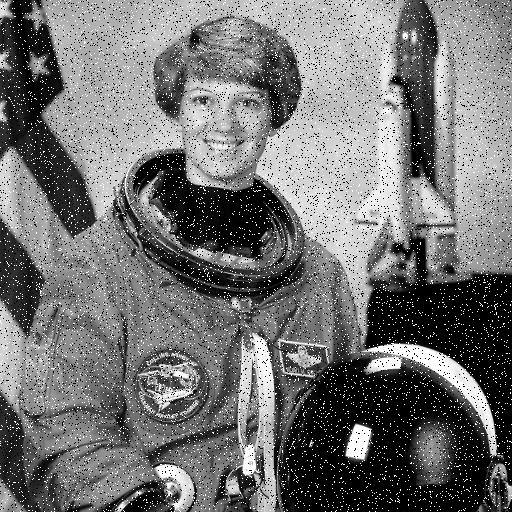
#> input picture img/noisy.jpg, 512 x 512 px
$ python p2.py
#> lines starting #> are read from the running program, lines starting #| are printed output that depends on the picture; after the words box and inside, x2 and y2 are one past the last pixel; in counts of white or black regions, pixels touching at a corner belong together

# Imports
import numpy as np
from matplotlib import pyplot as plt
from skimage.io import imread, imsave
from numpy.fft import fft2, ifft2, fftshift, ifftshift


# Automatic dithering and noise reduction using a low-pass filter
#
# The idea is to reduce the dithering in a given image by
# building a low-pass filter. The main point here is to
# detect the best radius for the disk shaped mask.

def fourier(im):
    return fftshift(fft2(im))

def ifourier(f):
    return ifft2(ifftshift(f)).real

# Quick function to create a disk shaped mask to apply to our Fourier image
def get_disk_mask(r, imshape):
    a, b = imshape[0]//2, imshape[1]//2
    y,x = np.ogrid[-a:imshape[0]-a, -b:imshape[1]-b]
    mask = x*x + y*y <= r*r
    return mask

# Compute the sum of all complex number's amplitude
# of a given matrix filled with complex numbers
def compute_energy(matrix):
    amplitude = np.abs(matrix)
    return amplitude.sum()


# Open one image and use the Fourier transform on it
img = imread('img/noisy.jpg')
#> img is the input picture: shape (512, 512); min 0, max 255, mean 114.6
f = fourier(img)


# Energy of the initial image
max_energy = compute_energy(f)
#> max_energy = 6.34e+09
if max_energy <= 0:
    raise Exception('Empty image?')


# Detect the best radius (attempt with a ratio energy / max_energy = 12%)
radius = 0
energy = 0

while energy / max_energy < 0.12:
    radius = radius + 1
    mask = get_disk_mask(radius, f.shape)
    energy = compute_energy(f*mask)
#> this loop made 51 passes
#> energy on passes 1 to 12: 41215499.6, 57806670.2, 76348753.3, 98298565.4, 124061084.3, 142266880.5, 165766245.3, 187666935.8, 208165651, 229985869.3, 243664563.3, 261261745.9
#> pass 1, in get_disk_mask, `mask = x*x + y*y <= r*r`:
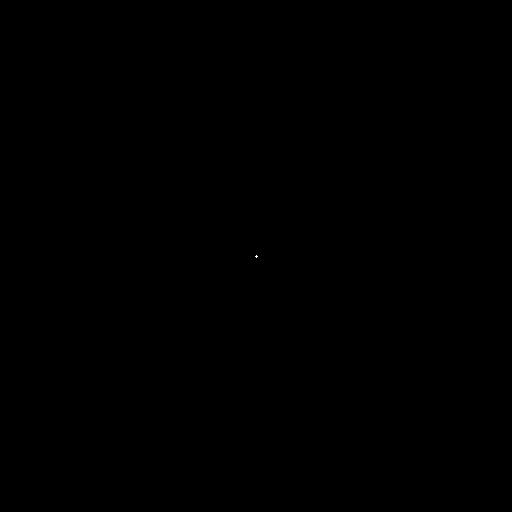
#> mask: shape (512, 512) bool; 0% white in thin lines or dots, all inside (x1, y1, x2, y2) = (255, 255, 258, 258)
#> after the loop, radius = 51


# Get the image back to spatial domain
f2 = f*mask
final_img = ifourier(f2)
#> in ifourier, `return ifft2(ifftshift(f)).real`:
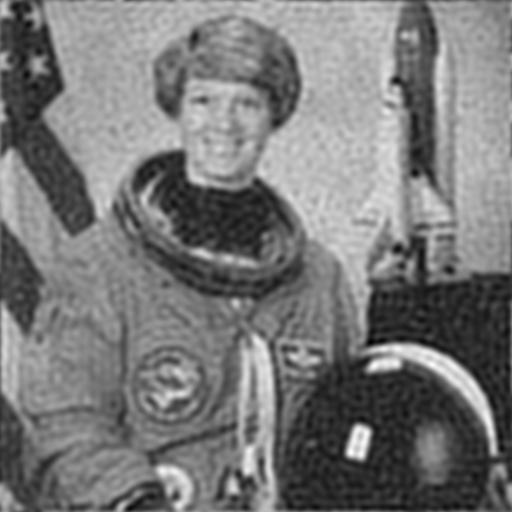
#> returned value: shape (512, 512) float64; min -38.52, max 284.6, mean 114.6; drawn with min black and max white
plt.imsave('final_p2.png', final_img, cmap=plt.cm.gray, vmin=0, vmax=255)


# Show result
print("Final computed radius:", radius)
#| Final computed radius: 51

plt.figure(figsize=(15,8))
plt.subplot(1,2,1)
plt.imshow(final_img, cmap=plt.cm.gray, vmin=0, vmax=255, interpolation='none')
plt.title('Image filtered')
plt.axis('off')
plt.subplot(1,2,2)
plt.imshow(np.log(np.abs(f2), where=np.abs(f2)>0), interpolation='none', cmap='viridis')
plt.title('Log of Fourier amplitude')
plt.axis('off')
plt.show()
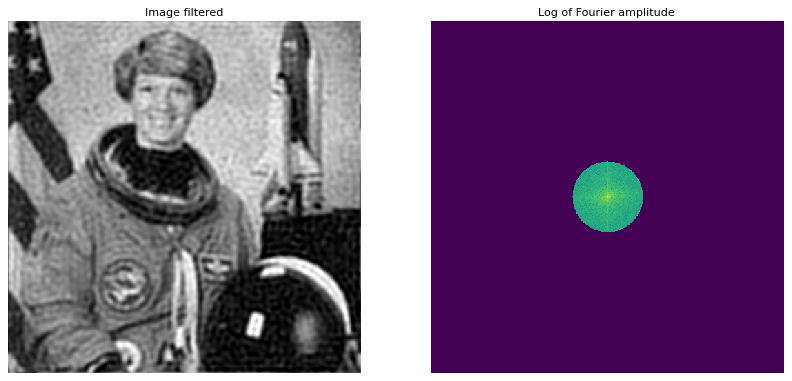
#> figure drawn by matplotlib, 2 panels
